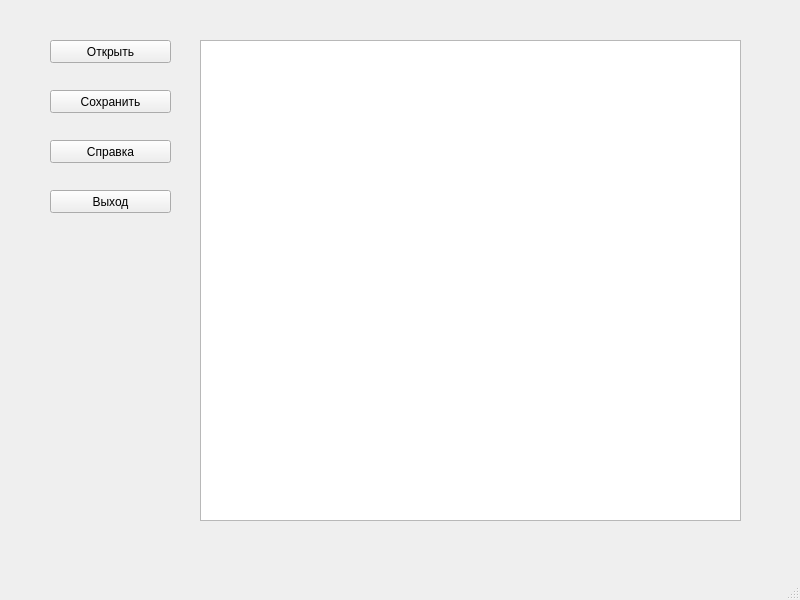
<?xml version="1.0" encoding="UTF-8"?>
<ui version="4.0">
 <class>MainWindow</class>
 <widget class="QMainWindow" name="MainWindow">
  <property name="geometry">
   <rect>
    <x>0</x>
    <y>0</y>
    <width>800</width>
    <height>600</height>
   </rect>
  </property>
  <property name="windowTitle">
   <string>MainWindow</string>
  </property>
  <widget class="QWidget" name="centralwidget">
   <widget class="QTextEdit" name="textEdit">
    <property name="geometry">
     <rect>
      <x>200</x>
      <y>40</y>
      <width>541</width>
      <height>481</height>
     </rect>
    </property>
   </widget>
   <widget class="QPushButton" name="open_pushButton">
    <property name="geometry">
     <rect>
      <x>50</x>
      <y>40</y>
      <width>121</width>
      <height>23</height>
     </rect>
    </property>
    <property name="text">
     <string>Открыть</string>
    </property>
   </widget>
   <widget class="QPushButton" name="save_pushButton">
    <property name="geometry">
     <rect>
      <x>50</x>
      <y>90</y>
      <width>121</width>
      <height>23</height>
     </rect>
    </property>
    <property name="text">
     <string>Сохранить</string>
    </property>
   </widget>
   <widget class="QPushButton" name="help_pushButton">
    <property name="geometry">
     <rect>
      <x>50</x>
      <y>140</y>
      <width>121</width>
      <height>23</height>
     </rect>
    </property>
    <property name="text">
     <string>Справка</string>
    </property>
   </widget>
   <widget class="QPushButton" name="pushButton">
    <property name="geometry">
     <rect>
      <x>50</x>
      <y>190</y>
      <width>121</width>
      <height>23</height>
     </rect>
    </property>
    <property name="text">
     <string>Выход</string>
    </property>
   </widget>
  </widget>
  <widget class="QMenuBar" name="menubar">
   <property name="geometry">
    <rect>
     <x>0</x>
     <y>0</y>
     <width>800</width>
     <height>26</height>
    </rect>
   </property>
  </widget>
  <widget class="QStatusBar" name="statusbar"/>
 </widget>
 <resources/>
 <connections/>
</ui>
